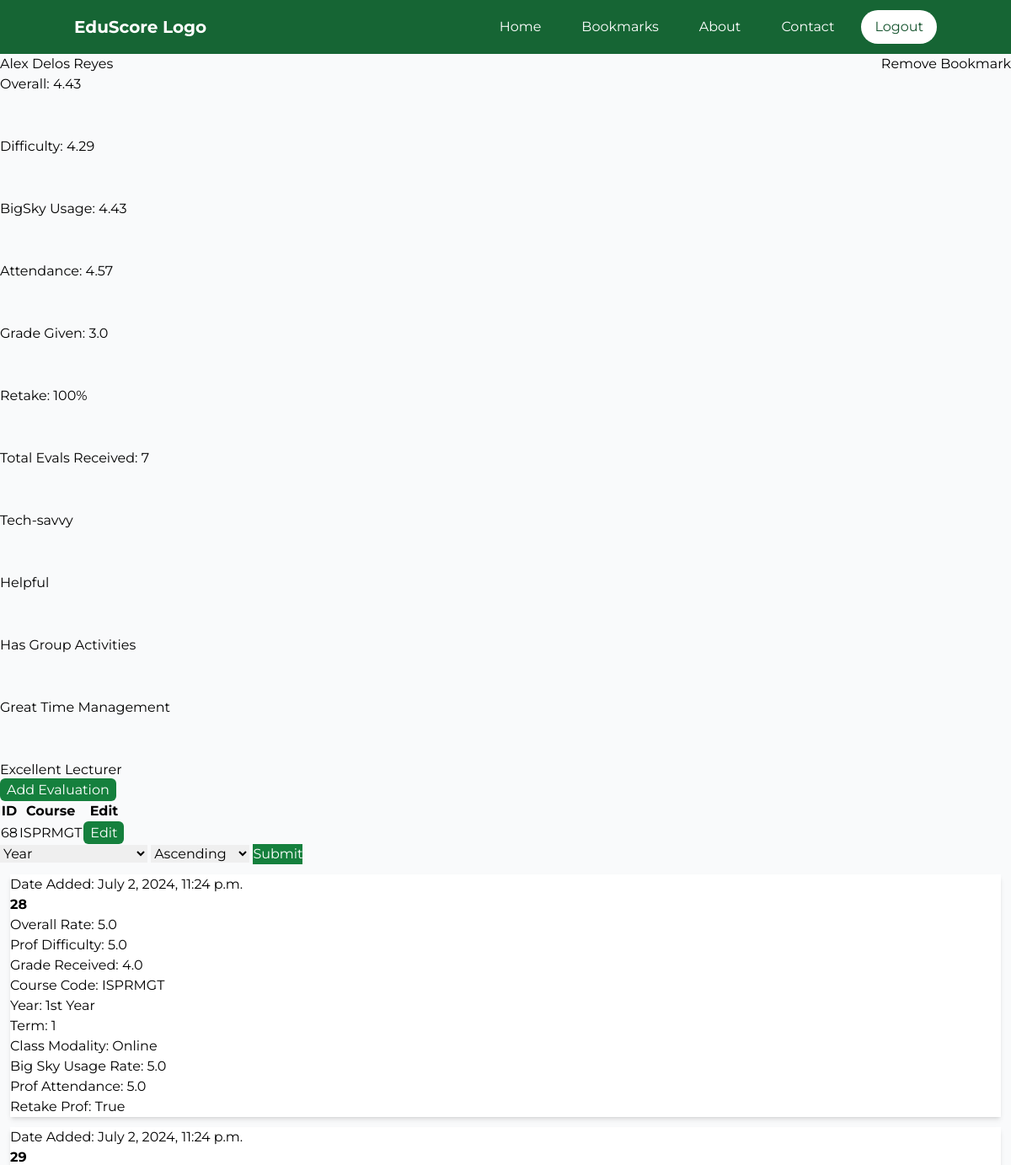
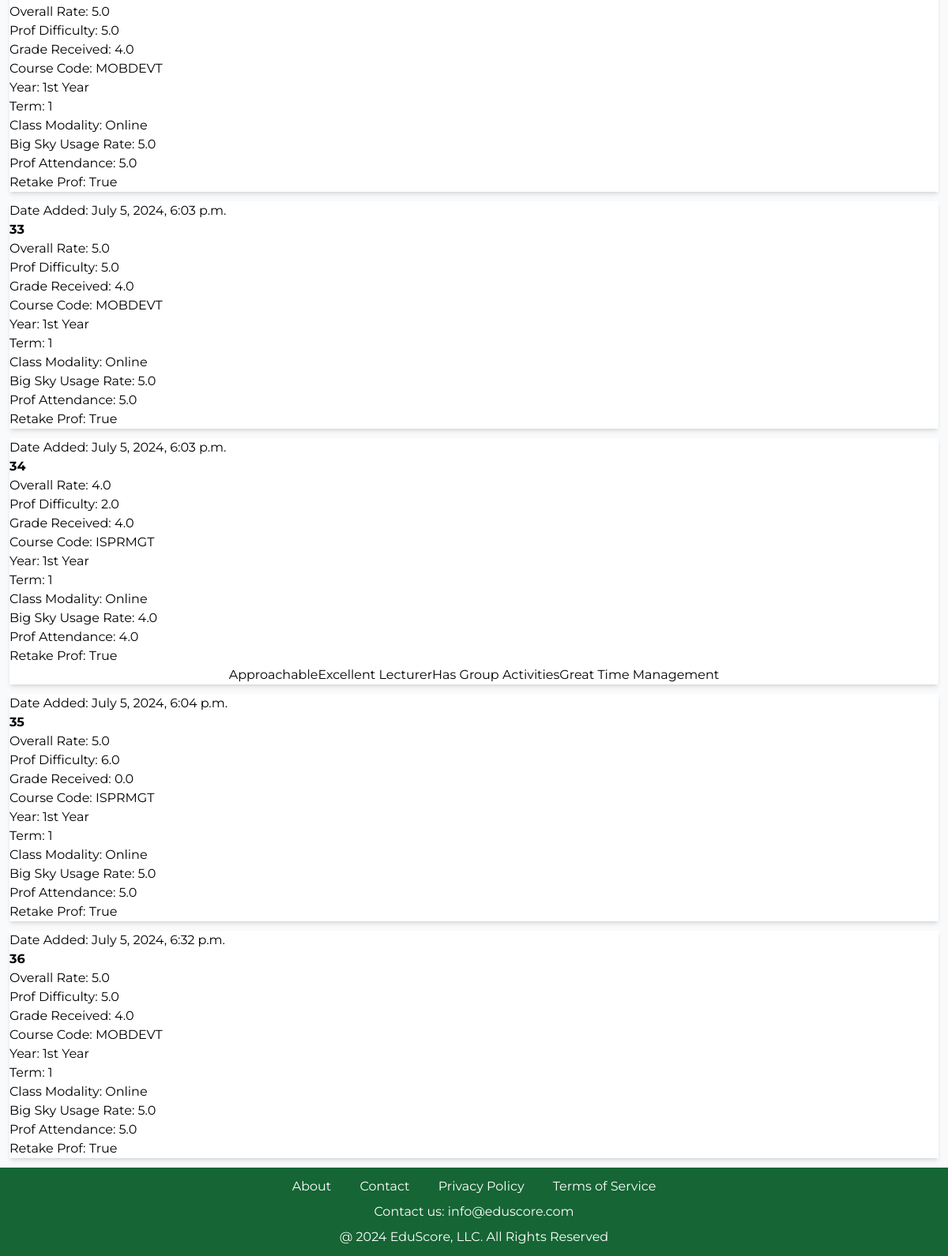
Screenshot of /teacher/1 (signed in) with the database file from the repository (2 pictures, top to bottom).
### EvalSys/models.py (models this page shows, shortened)
class TeacherTB(models.Model):
    FirstName = models.CharField(max_length=100, null=False, blank=False)
    LastName = models.CharField(max_length=100, null=False, blank=False)
    Gender = models.CharField(max_length=50, null=True, blank=True)
    Department = models.CharField(max_length=100, null=True, blank=True, default="Unknown")
    EmpStatus = models.CharField(max_length=50, null=True, blank=True, default="Unknown")

class EvaluationTB(models.Model):
    UserID = models.ForeignKey(User, on_delete=models.CASCADE)
    TeacherID = models.ForeignKey(TeacherTB, on_delete=models.CASCADE)
    CourseID = models.ForeignKey(CourseTB, on_delete=models.CASCADE)
    Year = models.CharField(max_length=50, null=False, blank=False)
    Term = models.IntegerField(null=False, blank=False)
    ClassModality = models.CharField(max_length=50, null=False, blank=False)
    OverallProfRate = models.FloatField(null=False, blank=False)
    ProfDifficulty = models.FloatField(null=False, blank=False)
    RetakeProf = models.BooleanField(null=False, blank=False)
    BigSkyUsageRate = models.FloatField(null=False, blank=False)
    ProfAttendance = models.FloatField(null=False, blank=False)
    GradeReceived = models.FloatField(null=True, blank=True)
    DateAdded = models.DateTimeField(default=timezone.now)
    class Meta:
        unique_together = ('UserID', 'TeacherID', 'CourseID')

class CourseTB(models.Model):
    CourseCode = models.CharField(unique=True, max_length=50, null=False, blank=False)
    CourseName = models.CharField(max_length=100, null=False, blank=False)
    Description = models.TextField(null=True, blank=True)

class Evaluation_TagTB(models.Model):
    EvaluationID = models.ForeignKey(EvaluationTB, on_delete=models.CASCADE)
    TagID = models.ForeignKey(TagTB, on_delete=models.CASCADE)
    class Meta:
        unique_together = ('EvaluationID', 'TagID')

class TagTB(models.Model):
    TagName = models.CharField(max_length=100, null=False, blank=False)
    isHidden = models.BooleanField(null=False, blank=False)

### EvalSys/views.py (the view, shortened to what this page needs)
# urls.py: path('teacher/<teacher_id>', views.TeacherInfo, name='TeacherInfo'),
@login_required(login_url='UserLogin')
def TeacherInfo(request, teacher_id):
    user = request.user
    TeacherRec = TeacherTB.objects.get(pk=teacher_id)
    TCourseRecs = Teacher_CourseTB.objects.filter(TeacherID=teacher_id)
    EvalRecs = EvaluationTB.objects.filter(TeacherID=teacher_id, UserID=user.id)
    try:
        Teacher_BookmarkTB.objects.get(TeacherID=teacher_id, UserID=user.id)
        isMark = True
    except:
        isMark = False
    showAdd = False
    showEdit = False
    if len(EvalRecs) > 0: showEdit = True
    if len(TCourseRecs) != len(EvalRecs): showAdd = True
    AllEvalRecs = EvaluationTB.objects.filter(TeacherID=teacher_id).aggregate(
        Average_Rate=Round(Avg('OverallProfRate', default=0), 2),
        Average_Difficulty=Round(Avg('ProfDifficulty', default=0), 2),
        Average_BSUsage=Round(Avg('BigSkyUsageRate', default=0), 2),
        Average_Attendance=Round(Avg('ProfAttendance', default=0), 2),
        Average_Grades=Round(Avg('GradeReceived', default=0))
    )
    Average_Retake = 0
    Total_WillRetake = EvaluationTB.objects.filter(TeacherID=teacher_id, RetakeProf=True).count()
    TotalNumEvals = EvaluationTB.objects.filter(TeacherID=teacher_id).count()
    if TotalNumEvals > 0:
        Average_Retake = int((Total_WillRetake/TotalNumEvals)*100)
    AllTagsGotten = (Evaluation_TagTB.objects.filter(EvaluationID__TeacherID_id=teacher_id)
                     .values('TagID__TagName').annotate(count=Count('TagID__TagName')).order_by('-count')[:5])
    AllStudentEvals = EvaluationTB.objects.filter(TeacherID=teacher_id).exclude(UserID=user.id)
    AllEvalTags = Evaluation_TagTB.objects.filter(EvaluationID__TeacherID=teacher_id).exclude(EvaluationID__UserID=user.id).order_by()
    return render(request, 'teacherInfo.html', {
        'prof': TeacherRec,
        'Courses': TCourseRecs,
        'Evals': EvalRecs,
        'showAdd': showAdd,
        'showEdit': showEdit,
        'Mark': isMark,
        'AllEvalRecs': AllEvalRecs,
        'TotalNumEvals': TotalNumEvals,
        'Average_Retake': Average_Retake,
        'TopTagRecs': AllTagsGotten,
        'AllStudentEvals': AllStudentEvals,
        'AllEvalTags': AllEvalTags})

### templates/teacherInfo.html (shortened to what this page needs)
{% extends 'temp_2.html' %}
{% block content %}
    <div>
        <div class="flex justify-between space-x-3">
            <p>{{ prof.FirstName }} {{ prof.LastName }}</p>
            {% if Mark == False %}
                <div>
                    <a href="{% url 'AddBM' prof.id %}">Bookmark Me!</a>
                </div>
            {% else %}
                <div>
                    <a href="{% url 'DelBM' prof.id %}">Remove Bookmark</a>
                </div>
            {% endif %}
        </div>
        <div class="space-y-[50px]">
            <p>Overall: {{ AllEvalRecs.Average_Rate }}</p>
            <p>Difficulty: {{ AllEvalRecs.Average_Difficulty }}</p>
            <p>BigSky Usage: {{ AllEvalRecs.Average_BSUsage }}</p>
            <p>Attendance: {{ AllEvalRecs.Average_Attendance }}</p>
            <p>Grade Given: {{ AllEvalRecs.Average_Grades }}</p>
            <p>Retake: {{ Average_Retake }}%</p>
            <p>Total Evals Received: {{ TotalNumEvals }}</p>
            {% for item in TopTagRecs %}
                <p>{{ item.TagID__TagName }}</p>
            {% endfor %}
        </div>
        {% if showAdd == True or showAdd == None %}
            <a class="px-2 py-1 rounded-md bg-green-700 text-white" href="{% url 'EvaluateTeacher' prof.id %}">Add Evaluation</a>
        {% endif %}
        {% if showEdit == True %}
            <table>
                <tr>
                    <th>ID</th>
                    <th>Course</th>
                    <th>Edit</th>
                </tr>
                {% for record in Evals %}
                    <tr>
                        <td>{{ record.id }}</td>
                        <td>{{ record.CourseID.CourseCode }}</td>
                        <td>
                            <a class="px-2 py-1 rounded-md bg-green-700 text-white" href="{% url 'EditEval' record.id %}">Edit</a>
                        </td>
                    </tr>
                {% endfor %}
            </table>
        {% endif %}
    </div>
    <div>
        <form action="{% url 'TeacherInfo' prof.id %}" method="POST">
            <select name="Type" id="Type">
                <option value="Year">Year</option>
            </select>
            <select name="Arrange" id="Arrange">
                <option value="Asc">Ascending</option>
            </select>
            <button type="submit" class="bg-green-700 text-white">Submit</button>
        </form>
    </div>
    <div class="">
        {% for eval in AllStudentEvals %}
            <div class="bg-white shadow-md m-3">
                <p>Date Added: {{ eval.DateAdded }}</p>
                <p class="font-bold">{{ eval.id }}</p>
                <p>Overall Rate: {{ eval.OverallProfRate }}</p>
                <p>Prof Difficulty: {{ eval.ProfDifficulty }}</p>
                <p>Grade Received: {{ eval.GradeReceived }}</p>
                <p>Course Code: {{ eval.CourseID.CourseCode }}</p>
                <p>Year: {{eval.Year }}</p>
                <p>Term: {{ eval.Term }}</p>
                <p>Class Modality: {{ eval.ClassModality }}</p>
                <p>Big Sky Usage Rate: {{ eval.BigSkyUsageRate }}</p>
                <p>Prof Attendance: {{ eval.ProfAttendance }}</p>
                <p>Retake Prof: {{ eval.RetakeProf }}</p>
                <div class="flex justify-center">
                   {% for tag in AllEvalTags %}
                        {% if tag.EvaluationID.id == eval.id %}
                            <p>{{ tag.TagID.TagName }}</p>
                        {% endif %}
                    {% endfor %}
                </div>
            </div>
        {% endfor %}
    </div>
{% endblock %}

### rows the page displays
TeacherTB: FirstName "Alex", LastName "Delos Reyes"
EvaluationTB: id "68", CourseID.CourseCode "ISPRMGT"
EvaluationTB: DateAdded "July 2, 2024, 11:24 p.m.", id "28", OverallProfRate "5.0", ProfDifficulty "5.0", GradeReceived "4.0", CourseID.CourseCode "ISPRMGT", Year "1st Year", Term "1", ClassModality "Online", BigSkyUsageRate "5.0", ProfAttendance "5.0", RetakeProf "True"
EvaluationTB: DateAdded "July 2, 2024, 11:24 p.m.", id "29", OverallProfRate "5.0", ProfDifficulty "5.0", GradeReceived "4.0", CourseID.CourseCode "MOBDEVT", Year "1st Year", Term "1", ClassModality "Online", BigSkyUsageRate "5.0", ProfAttendance "5.0", RetakeProf "True"
EvaluationTB: DateAdded "July 5, 2024, 6:03 p.m.", id "33", OverallProfRate "5.0", ProfDifficulty "5.0", GradeReceived "4.0", CourseID.CourseCode "MOBDEVT", Year "1st Year", Term "1", ClassModality "Online", BigSkyUsageRate "5.0", ProfAttendance "5.0", RetakeProf "True"
EvaluationTB: DateAdded "July 5, 2024, 6:03 p.m.", id "34", OverallProfRate "4.0", ProfDifficulty "2.0", GradeReceived "4.0", CourseID.CourseCode "ISPRMGT", Year "1st Year", Term "1", ClassModality "Online", BigSkyUsageRate "4.0", ProfAttendance "4.0", RetakeProf "True"
Evaluation_TagTB: TagID.TagName "Approachable"
Evaluation_TagTB: TagID.TagName "Excellent Lecturer"
Evaluation_TagTB: TagID.TagName "Has Group Activities"
Evaluation_TagTB: TagID.TagName "Great Time Management"
EvaluationTB: DateAdded "July 5, 2024, 6:04 p.m.", id "35", OverallProfRate "5.0", ProfDifficulty "6.0", GradeReceived "0.0", CourseID.CourseCode "ISPRMGT", Year "1st Year", Term "1", ClassModality "Online", BigSkyUsageRate "5.0", ProfAttendance "5.0", RetakeProf "True"
EvaluationTB: DateAdded "July 5, 2024, 6:32 p.m.", id "36", OverallProfRate "5.0", ProfDifficulty "5.0", GradeReceived "4.0", CourseID.CourseCode "MOBDEVT", Year "1st Year", Term "1", ClassModality "Online", BigSkyUsageRate "5.0", ProfAttendance "5.0", RetakeProf "True"

### other values shown
{{ AllEvalRecs.Average_Rate }} "4.43"
{{ AllEvalRecs.Average_Difficulty }} "4.29"
{{ AllEvalRecs.Average_BSUsage }} "4.43"
{{ AllEvalRecs.Average_Attendance }} "4.57"
{{ AllEvalRecs.Average_Grades }} "3.0"
{{ Average_Retake }} "100"
{{ TotalNumEvals }} "7"
{{ item.TagID__TagName }} "Tech-savvy" "Helpful" "Has Group Activities" "Great Time Management" "Excellent Lecturer"
